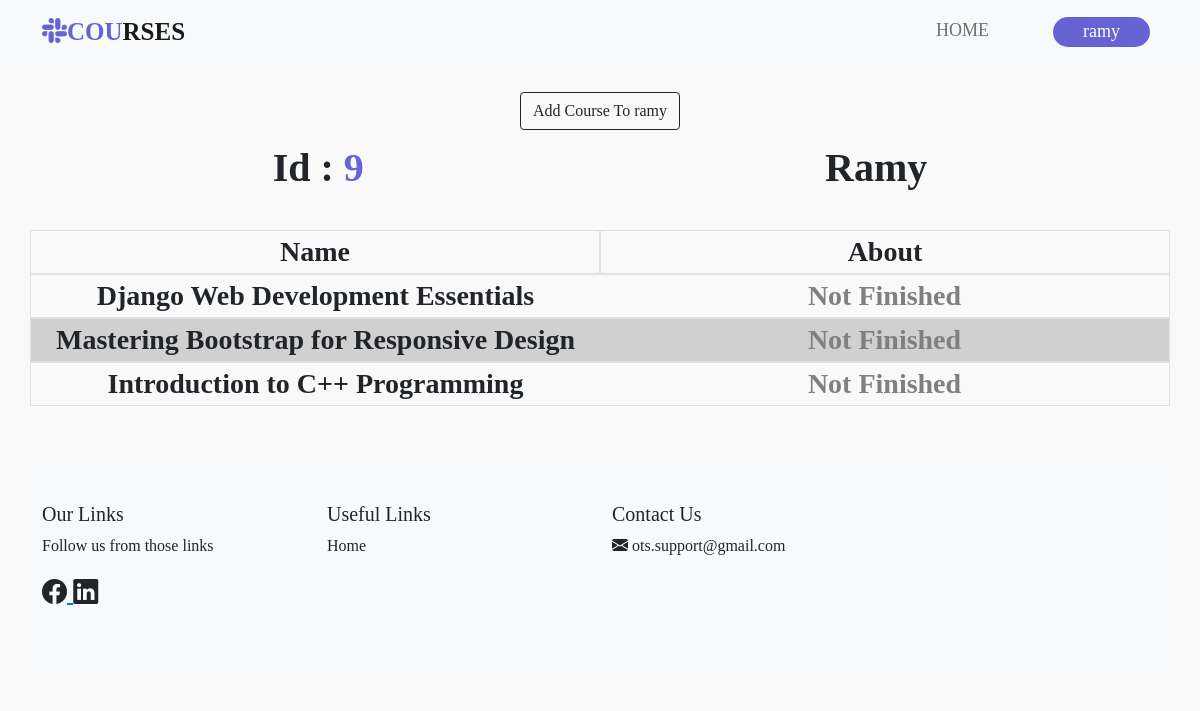
The page /userdata/9/ (signed in) on the database as committed earlier.
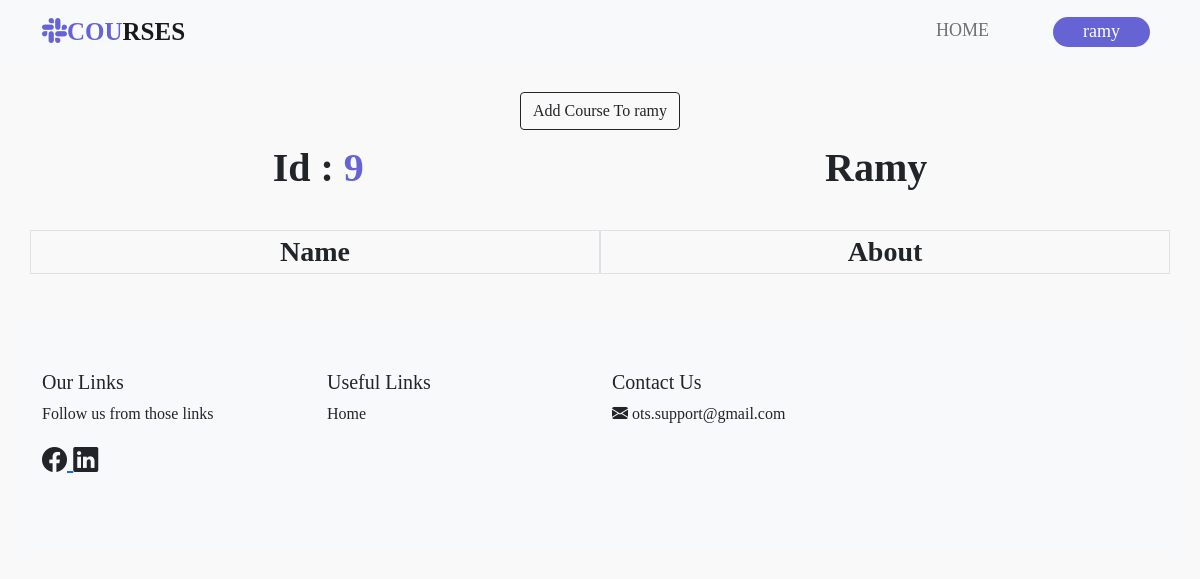
The same page on the database as committed later.
### main/models.py (models this page shows, shortened)
class UserCourse(models.Model):
    course = models.ForeignKey(Course, on_delete=models.CASCADE)
    user = models.ForeignKey(User, on_delete=models.CASCADE)
    created_at = models.DateTimeField(auto_now_add=True)
    done = models.BooleanField(default=False)
    class Meta:
        constraints = [
            models.UniqueConstraint(fields=['user', 'course'], name='unique_user_course')
        ]

class Course(models.Model):
    title = models.CharField(max_length=100, unique=True)
    description = models.TextField()
    created_at = models.DateTimeField(auto_now_add=True)
    image = models.ImageField(upload_to='images/', blank=True, null=True)
    video_url = models.URLField(max_length=500, blank=True, null=True)
    def __str__(self):
        return self.title

### main/views.py (the view)
# urls.py: path('userdata/<int:user_id>/', userdata, name='userdata'),
@login_required
def userdata(request, user_id):
    check = 0
    admins = Admin.objects.filter(user=request.user)
    if admins.exists():
        check = 1
    if check == 0:
        redirect('/')
    courses = Course.objects.all()
    user_course = UserCourse.objects.filter(user=user_id)
    user_course = list(enumerate(user_course))
    users = []
    for idx, val in user_course:
        if idx % 2 == 0:
            users.append((0, val))
        else:
            users.append((1, val))
    employee = User.objects.get(id=user_id)
    manger = 0
    admins = Admin.objects.filter(user=request.user)
    if admins.exists():
        manger = 1
    user_core = UserCourse.objects.filter(user=user_id).select_related('course')
    user_course_ids = user_core.values_list('course_id', flat=True)
    data = {'user_course': users, 'employee': employee, 'manger': manger, 'courses': courses, 'user_course_ids': user_course_ids}
    return render(request, 'userdata.html', data)

### main/templates/userdata.html (shortened to what the changed rows need)
{% load static %}
<!DOCTYPE html>
<html lang="en">
<head>
    <link rel="stylesheet" href="https://cdn.jsdelivr.net/npm/bootstrap-icons@1.11.3/font/bootstrap-icons.min.css">
    <link rel="stylesheet" href="{% static 'css/main.css' %}">
    <link href="https://cdn.jsdelivr.net/npm/bootstrap@5.0.2/dist/css/bootstrap.min.css" rel="stylesheet">
</head>
<body>
    <nav class="navbar navbar-expand-lg navbar-light bg-light fixed-top">
                {% if user.is_authenticated %}
                </head>
                <body>
                  {% else %}
                      <a class="nav-link" href="{% url 'login' %}"><button type="button">Login</button></a>
                  {% endif %}
      </nav><br><br><br>
    <br>
    {% for idx, val in user_course %}
        <div class="container">
        {% if idx == 0 %}
            <div class=" row align-items-center border">
        {% else %}
            <div id="tab" class=" row align-items-center border">
        {% endif %}
          <div class="fs-3 fw-bold col text-center ">
            {{ val.course }}
          </div>
          <div id="text2" class="fs-3 fw-bold col text-center ">
            {% if val.done %}
                <span style="color: green;">Finished</span>
            {% else %}
                <span style="color: gray;">Not Finished</span>
            {% endif %}
          </div>
        </div>
       </div>
    {% endfor %}
<br><br>
</body>
</html>

Rows that differ between the two databases and show on the page:
removed UserCourse: course "Django Web Development Essentials", done "Not Finished"
removed UserCourse: course "Mastering Bootstrap for Responsive Design", done "Not Finished"
removed UserCourse: course "Introduction to C++ Programming", done "Not Finished"
